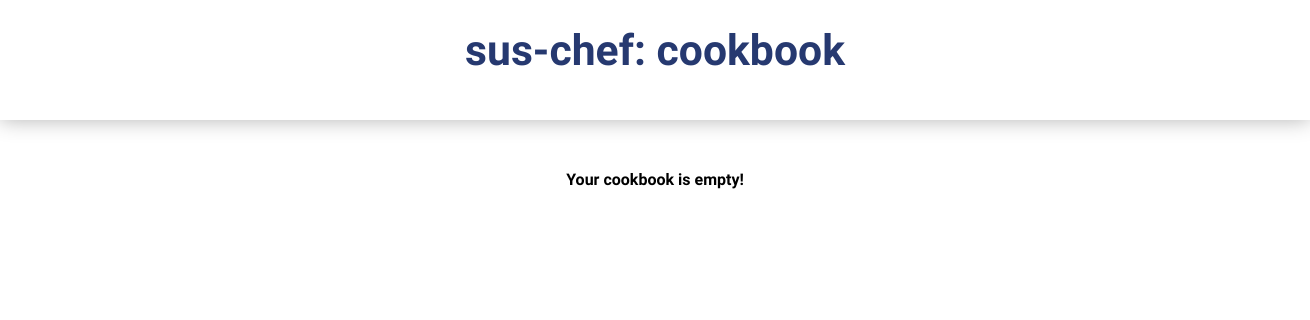
Page /cookbook/ on the earlier database version.
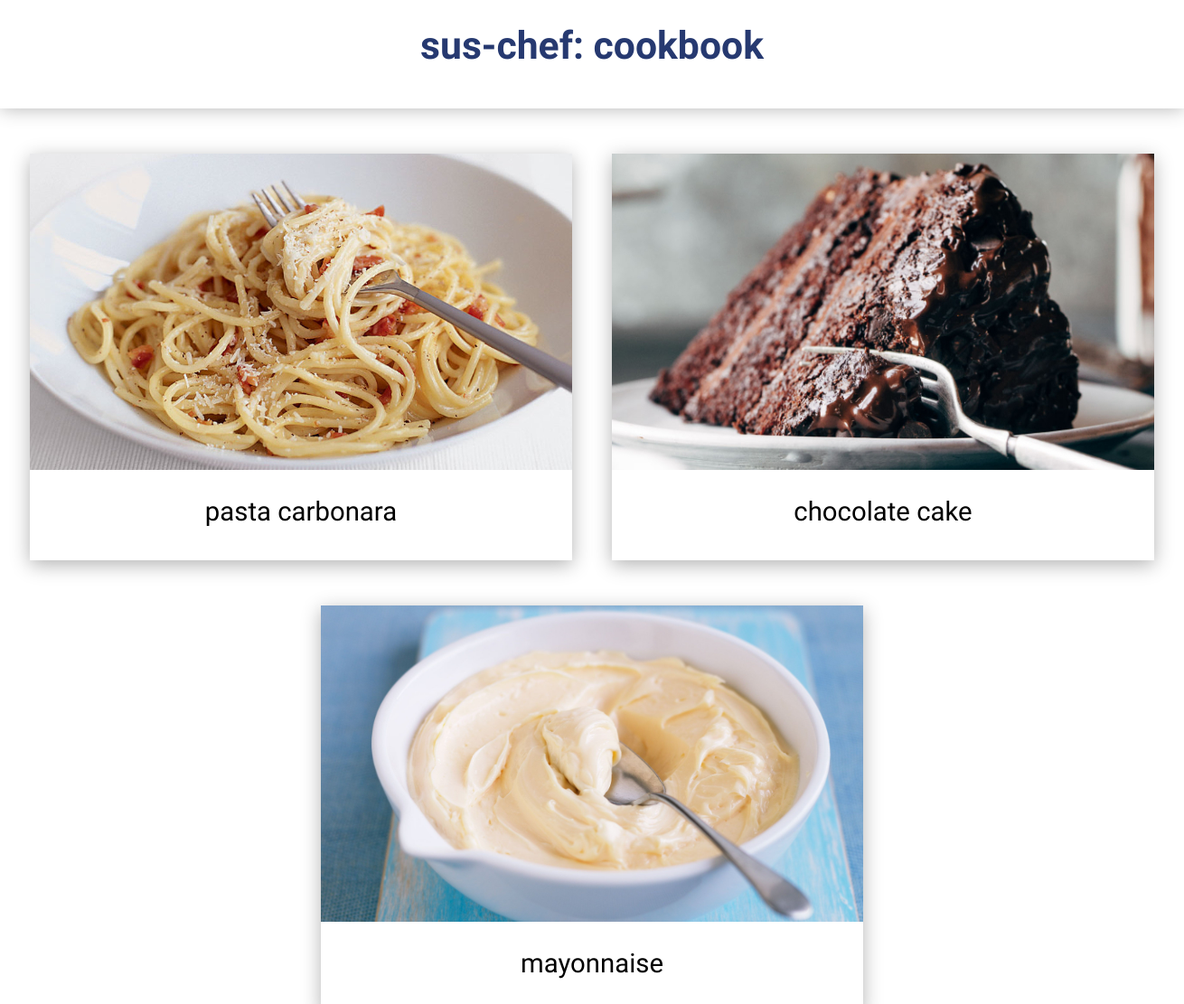
Same page on the later database version.
### app/models.py (models this page shows)
class Recipe(db.Model):
	id = db.Column(db.Integer, primary_key=True)
	title = db.Column(db.String(80))
	portions = db.Column(db.Integer)
	url_title = db.Column(db.String(80))
	step = db.relationship('Step', backref='recipe', cascade='all, delete')
	ingredient = db.relationship('Ingredient', backref='recipe', cascade='all, delete')

### app/routes.py (the view)
@app.route('/cookbook/')
def cookbook():
	recipes = Recipe.query.all()
	return render_template('cookbook.html', recipes=recipes)

### app/templates/cookbook.html
{% extends 'main.html' %}
{% block page %}: cookbook{% endblock %}
{% block content %}
{% if recipes %}
	<div class="cookbookContainer">
	{% for recipe in recipes %}
		<div class="cookbookRecipeCard">
			<img alt="{{ recipe.title }} image" src="../static/images/{{ recipe.url_title }}/hero.jpg">
			<a href="/recipe/{{ recipe.url_title }}">{{ recipe.title }}</a>
		</div>
	{% endfor %}
{% else %}
	<strong>Your cookbook is empty!</strong>
	</div>
{% endif %}
{% endblock %}

### app/templates/main.html (shortened to what this page needs)
<!DOCTYPE html>
<html lang="en">
<head>
    <link rel="stylesheet" type="text/css" href="{{ url_for('static', filename='css/style.css') }}" />
</head>
<body>
	<nav>
		<h1 id="logo">sus-chef{% block page %}{% endblock %}</h1>
	</nav>
	<div class="masterContainer">
    {% block content %}
    {% endblock %}
    </div>
</body>
</html>

### app/static/css/style.css (style rules this page uses)
* { margin: 0; padding: 0; }
body { font-family: Titillium Web; }
nav { height: 120px; text-align: center; box-shadow: 0 0 20px rgba(0, 0, 0, 0.3); }
nav > #logo { padding: 25px 0; font-weight: 700; font-size: 32pt; color: #263970; }
.masterContainer { margin: 50px auto; width: 1300px; text-align: center; }
.cookbookContainer { margin-top: 50px; text-align: center; }
.cookbookRecipeCard { display: inline-block; width: 600px; height: 450px; margin: 0 20px 50px; 20px; text-align: center; box-shadow: 0 5px 20px rgba(0, 0, 0, 0.3); }
.cookbookRecipeCard img { width: 600px; height: 350px; }
.cookbookRecipeCard a { display: block; text-decoration: none; width: 100%; padding: 25px 0; font-size: 22pt; font-weight: 300; color: #000; }

Differences in the rows shown:
added Recipe: url_title (picture), title "pasta carbonara"
added Recipe: url_title (picture), title "chocolate cake"
added Recipe: title (picture), title "mayonnaise"
Other differences:
text no longer shown: "Your cookbook is empty!"
